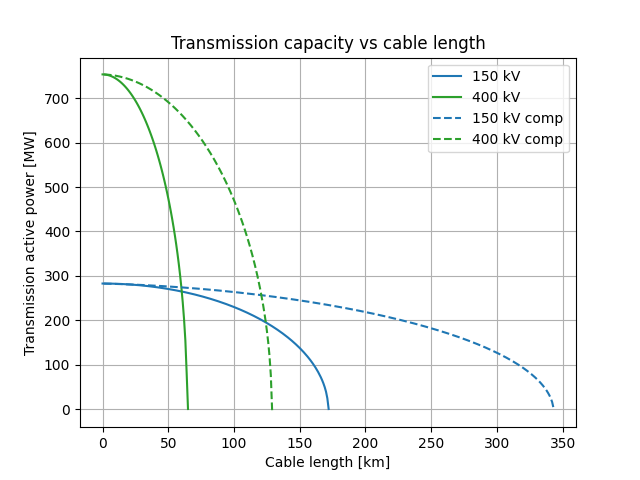

Generate this figure with Python:
import numpy as np
from matplotlib import pyplot as plt

# Task 2 - Surge impedance loading and max transmitted power for a three-phase cable

# # Leser inn parametre fra task 2
Vn = 150e3          # Nominal voltage [V]
In = 1088           # Nominal current [A]
Rac = 0.0205        # Ohm/km
L = 0.352e-3        # Line inductance [H/km]
C = 0.233e-6        # Line capacitance
fn = 50             # Nominal frequency

w = 2*np.pi*fn
B = w*C
X = w*L


# # Leser inn parametre fra paper (https://sintef.brage.unit.no/sintef-xmlui/bitstream/handle/11250/2429845/Vrana2016oov.pdf?sequence=2&isAllowed=y)
# Vn = 150e3          # Nominal voltage [V]
# In = 825           # Nominal current [A]
# Rac = 0.0275        # Ohm/km
# L = 0.39e-3        # Line inductance [H/km]
# C = 0.18e-6        # Line capacitance [F/km]
# fn = 50             # Nominal frequency

# w = 2*np.pi*fn
# B = w*C
# X = w*L

# # Leser inn parametre fra Offshore HVAC Electric Power Transmission Systems – an Example
# Vn = 150e3          # Nominal voltage [V]
# In = 1088         # Nominal current [A]
# Rac = 0.0205        # Ohm/km
# L = 0.352e-3        # Line inductance [H/km]
# C = 0.233e-6        # Line capacitance [F/km]
# fn = 50             # Nominal frequency

# w = 2*np.pi*fn
# B = w*C
# X = w*L

def max_power_transfer(Vn : float) -> dict:
    
    Pmax = np.sqrt(3) * Vn * In
    lmax = np.sqrt(12)*In/(B*Vn)

    print(f"lmax: {lmax}")

    Kloss = (3*Rac*lmax*In**2) / (Pmax)

    res = {"power" : [],
           "length" : [],
           "Kloss" : Kloss}
    
    res["Kloss"] = Kloss

    for l in range(1, int(round(lmax))+1):
        ls = l/lmax
        sqrt_term = 1 - (ls**2)
        if sqrt_term < 0:
            sqrt_term = 0
        Ptrans = Pmax*(np.sqrt(sqrt_term)- Kloss*(ls - (2/3)*ls**3))

        res["power"].append(Ptrans*1e-6)        # Convert to MW
        res["length"].append(l)

    return res


def max_power_transfer_2(Vn : float) -> dict[str, list[float]]:

    Smax = np.sqrt(3)*Vn*In
    res = {"power" : [],
        "length" : []
        }

    for l in range(0,400):
        sqrt_term = Smax**2 - ((3*B*l)*(Vn/np.sqrt(3))**2)**2
        if sqrt_term < 0:
            sqrt_term = 0
        print(f"sqrt_term: {sqrt_term}")
        Pmax  = np.sqrt(sqrt_term)
        res["power"].append(Pmax*1e-6)
        res["length"].append(l)
        if Pmax <= 0:
            break
    return res



# res_150kV = max_power_transfer(150e3)
# res_300kV = max_power_transfer(300e3)
# res_400kV = max_power_transfer(400e3)


# plt.figure()
# plt.plot(res_150kV["length"], res_150kV["power"], label="150 kV")
# # plt.plot(res_300kV["length"], res_300kV["power"], label="300 kV")
# plt.plot(res_400kV["length"], res_400kV["power"], label="400 kV")
# plt.xlabel("Cable length [km]")
# plt.ylabel("Transmission active power [MW]")
# plt.title("Transmission capacity vs cable length")
# plt.legend()
# plt.grid()
# plt.show()


######### Test plotting ##########
res_150kV = max_power_transfer_2(150e3)
res_220kV = max_power_transfer_2(220e3)
res_400kV = max_power_transfer_2(400e3)

res_150kV_comp = max_power_transfer(150e3)
res_220kV_comp = max_power_transfer(220e3)
res_400kV_comp = max_power_transfer(400e3)

plt.figure()
plt.plot(res_150kV["length"], res_150kV["power"], label="150 kV", color='tab:blue')
# plt.plot(res_220kV["length"], res_220kV["power"], label="220 kV", color='green')
plt.plot(res_400kV["length"], res_400kV["power"], label="400 kV", color='tab:green')

plt.plot(res_150kV_comp["length"], res_150kV_comp["power"], label="150 kV comp", color='tab:blue', linestyle='--')
# plt.plot(res_220kV["length"], res_220kV["power"], label="220 kV comp", color='green', linestyle='--')
plt.plot(res_400kV_comp["length"], res_400kV_comp["power"], label="400 kV comp", color='tab:green', linestyle='--')

plt.xlabel("Cable length [km]")
plt.ylabel("Transmission active power [MW]")
plt.title("Transmission capacity vs cable length")
plt.legend()
plt.grid()
# plt.show()
plt.savefig("Task2.png")



